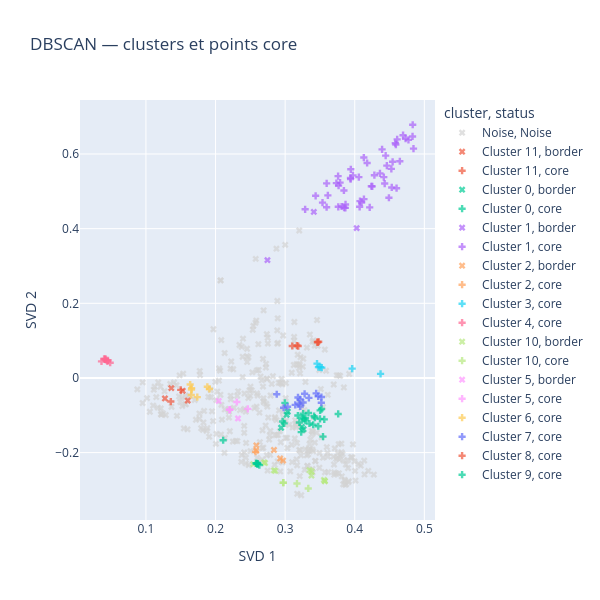

Source (notebook cell):
### Code cell
cores = np.zeros(len(labels), dtype=bool)
cores[dbscan.core_sample_indices_] = True

visualisation["status"] = np.where(
    labels == -1,
    "Noise",
    np.where(cores, "core", "border")
)

fig = px.scatter(
    visualisation,
    x="SVD 1",
    y="SVD 2",
    color="cluster",
    symbol="status",
    symbol_map={"Core": "circle", "Border": "diamond", "Noise": "x"},
    color_discrete_map={"Noise": "lightgray"},
    hover_data=["id", "status"],
    opacity=0.7,
    title="DBSCAN — clusters et points core",
    height=600,
    width=600
)

fig.show()

### Figure 1 — Plotly figure (JSON) as saved in the notebook; plotly's stock layout.template omitted (floating-point values rounded to 4 significant figures; data arrays with more than 128 entries replaced by an {"elided": "..."} marker saying what was removed)
{"data": [{"customdata": {"elided": "335x2 mixed values"}, "hovertemplate": "cluster=Noise<br>status=%{customdata[1]}<br>SVD 1=%{x}<br>SVD 2=%{y}<br>id=%{customdata[0]}<extra></extra>", "legendgroup": "Noise, Noise", "marker": {"color": "lightgray", "opacity": 0.7, "symbol": "x"}, "mode": "markers", "name": "Noise, Noise", "orientation": "v", "showlegend": true, "type": "scatter", "x": {"elided": "335 float values"}, "xaxis": "x", "y": {"elided": "335 float values"}, "yaxis": "y"}, {"customdata": [[8, "border"], [220, "border"], [254, "border"], [261, "border"]], "hovertemplate": "cluster=Cluster 11<br>status=%{customdata[1]}<br>SVD 1=%{x}<br>SVD 2=%{y}<br>id=%{customdata[0]}<extra></extra>", "legendgroup": "Cluster 11, border", "marker": {"color": "#EF553B", "opacity": 0.7, "symbol": "x"}, "mode": "markers", "name": "Cluster 11, border", "orientation": "v", "showlegend": true, "type": "scatter", "x": [0.1364, 0.1273, 0.1601, 0.1528], "xaxis": "x", "y": [-0.02733, -0.0549, -0.06055, -0.03443], "yaxis": "y"}, {"customdata": [[255, "core"], [262, "core"]], "hovertemplate": "cluster=Cluster 11<br>status=%{customdata[1]}<br>SVD 1=%{x}<br>SVD 2=%{y}<br>id=%{customdata[0]}<extra></extra>", "legendgroup": "Cluster 11, core", "marker": {"color": "#EF553B", "opacity": 0.7, "symbol": "cross"}, "mode": "markers", "name": "Cluster 11, core", "orientation": "v", "showlegend": true, "type": "scatter", "x": [0.1357, 0.15], "xaxis": "x", "y": [-0.06327, -0.03208], "yaxis": "y"}, {"customdata": [[173, "border"], [176, "border"], [277, "border"], [443, "border"], [446, "border"]], "hovertemplate": "cluster=Cluster 0<br>status=%{customdata[1]}<br>SVD 1=%{x}<br>SVD 2=%{y}<br>id=%{customdata[0]}<extra></extra>", "legendgroup": "Cluster 0, border", "marker": {"color": "#00cc96", "opacity": 0.7, "symbol": "x"}, "mode": "markers", "name": "Cluster 0, border", "orientation": "v", "showlegend": true, "type": "scatter", "x": [0.3021, 0.2942, 0.3239, 0.3038, 0.3265], "xaxis": "x", "y": [-0.09858, -0.1334, -0.1314, -0.09054, -0.1373], "yaxis": "y"}, {"customdata": [[18, "core"], [20, "core"], [21, "core"], [22, "core"], [23, "core"], [24, "core"], [25, "core"], [60, "core"], [171, "core"], [172, "core"], [174, "core"], [175, "core"], [340, "core"], [341, "core"], [359, "core"], [360, "core"], [440, "core"], [441, "core"], [442, "core"], [487, "core"], [488, "core"], [496, "core"], [497, "core"]], "hovertemplate": "cluster=Cluster 0<br>status=%{customdata[1]}<br>SVD 1=%{x}<br>SVD 2=%{y}<br>id=%{customdata[0]}<extra></extra>", "legendgroup": "Cluster 0, core", "marker": {"color": "#00cc96", "opacity": 0.7, "symbol": "cross"}, "mode": "markers", "name": "Cluster 0, core", "orientation": "v", "showlegend": true, "type": "scatter", "x": [0.3544, 0.3427, 0.3503, 0.3259, 0.3245, 0.3415, 0.3231, 0.2997, 0.3476, 0.3762, 0.3271, 0.3403, 0.3523, 0.3349, 0.3292, 0.3335, 0.2986, 0.3183, 0.2964, 0.3562, 0.3204, 0.3291, 0.3501], "xaxis": "x", "y": [-0.1571, -0.1064, -0.08686, -0.0957, -0.1072, -0.1025, -0.1453, -0.06692, -0.1295, -0.0964, -0.1099, -0.1254, -0.08327, -0.1221, -0.108, -0.09386, -0.1218, -0.1006, -0.1165, -0.111, -0.1193, -0.1143, -0.1095], "yaxis": "y"}, {"customdata": [[152, "border"], [177, "border"], [366, "border"]], "hovertemplate": "cluster=Cluster 1<br>status=%{customdata[1]}<br>SVD 1=%{x}<br>SVD 2=%{y}<br>id=%{customdata[0]}<extra></extra>", "legendgroup": "Cluster 1, border", "marker": {"color": "#ab63fa", "opacity": 0.7, "symbol": "x"}, "mode": "markers", "name": "Cluster 1, border", "orientation": "v", "showlegend": true, "type": "scatter", "x": [0.2745, 0.3412, 0.4028], "xaxis": "x", "y": [0.3156, 0.4449, 0.4014], "yaxis": "y"}, {"customdata": [[26, "core"], [36, "core"], [41, "core"], [56, "core"], [58, "core"], [63, "core"], [64, "core"], [65, "core"], [68, "core"], [71, "core"], [72, "core"], [73, "core"], [95, "core"], [98, "core"], [102, "core"], [116, "core"], [124, "core"], [138, "core"], [139, "core"], [144, "core"], [167, "core"], [169, "core"], [170, "core"], [178, "core"], [185, "core"], [237, "core"], [239, "core"], [276, "core"], [288, "core"], [289, "core"], [315, "core"], [322, "core"], [333, "core"], [334, "core"], [335, "core"], [336, "core"], [347, "core"], [372, "core"], [373, "core"], [397, "core"], [423, "core"], [432, "core"], [433, "core"], [447, "core"], [448, "core"], [467, "core"], [470, "core"], [471, "core"], [476, "core"], [489, "core"], [491, "core"], [493, "core"]], "hovertemplate": "cluster=Cluster 1<br>status=%{customdata[1]}<br>SVD 1=%{x}<br>SVD 2=%{y}<br>id=%{customdata[0]}<extra></extra>", "legendgroup": "Cluster 1, core", "marker": {"color": "#ab63fa", "opacity": 0.7, "symbol": "cross"}, "mode": "markers", "name": "Cluster 1, core", "orientation": "v", "showlegend": true, "type": "scatter", "x": [0.3614, 0.461, 0.3789, 0.413, 0.4099, 0.407, 0.4076, 0.3868, 0.3736, 0.3287, 0.3596, 0.4532, 0.3939, 0.473, 0.4282, 0.4833, 0.4694, 0.4772, 0.3941, 0.4215, 0.4601, 0.4526, 0.4252, 0.3596, 0.4417, 0.4461, 0.3847, 0.4544, 0.3763, 0.4648, 0.4238, 0.4831, 0.3761, 0.3768, 0.4491, 0.4059, 0.443, 0.4178, 0.4844, 0.3844, 0.3438, 0.3812, 0.3866, 0.3537, 0.4582, 0.4444, 0.3943, 0.3975, 0.4362, 0.4132, 0.4591, 0.4393], "xaxis": "x", "y": [0.4892, 0.6392, 0.5233, 0.5905, 0.4701, 0.4585, 0.4737, 0.4649, 0.5219, 0.4518, 0.5214, 0.5104, 0.5356, 0.641, 0.5432, 0.6784, 0.6503, 0.6378, 0.5327, 0.457, 0.5084, 0.5601, 0.5132, 0.4574, 0.5381, 0.5687, 0.456, 0.5791, 0.4586, 0.5805, 0.5136, 0.647, 0.5407, 0.5152, 0.4828, 0.538, 0.5208, 0.5759, 0.6143, 0.5022, 0.488, 0.4594, 0.4557, 0.4698, 0.6289, 0.5956, 0.559, 0.5428, 0.548, 0.479, 0.6253, 0.6124], "yaxis": "y"}, {"customdata": [[104, "border"], [354, "border"], [436, "border"], [437, "border"], [464, "border"]], "hovertemplate": "cluster=Cluster 2<br>status=%{customdata[1]}<br>SVD 1=%{x}<br>SVD 2=%{y}<br>id=%{customdata[0]}<extra></extra>", "legendgroup": "Cluster 2, border", "marker": {"color": "#FFA15A", "opacity": 0.7, "symbol": "x"}, "mode": "markers", "name": "Cluster 2, border", "orientation": "v", "showlegend": true, "type": "scatter", "x": [0.2586, 0.2971, 0.2584, 0.2928, 0.2839], "xaxis": "x", "y": [-0.1806, -0.2213, -0.1951, -0.2157, -0.193], "yaxis": "y"}, {"customdata": [[31, "core"]], "hovertemplate": "cluster=Cluster 2<br>status=%{customdata[1]}<br>SVD 1=%{x}<br>SVD 2=%{y}<br>id=%{customdata[0]}<extra></extra>", "legendgroup": "Cluster 2, core", "marker": {"color": "#FFA15A", "opacity": 0.7, "symbol": "cross"}, "mode": "markers", "name": "Cluster 2, core", "orientation": "v", "showlegend": true, "type": "scatter", "x": [0.2575], "xaxis": "x", "y": [-0.1978], "yaxis": "y"}, {"customdata": [[32, "core"], [34, "core"], [462, "core"], [463, "core"], [499, "core"], [500, "core"]], "hovertemplate": "cluster=Cluster 3<br>status=%{customdata[1]}<br>SVD 1=%{x}<br>SVD 2=%{y}<br>id=%{customdata[0]}<extra></extra>", "legendgroup": "Cluster 3, core", "marker": {"color": "#19d3f3", "opacity": 0.7, "symbol": "cross"}, "mode": "markers", "name": "Cluster 3, core", "orientation": "v", "showlegend": true, "type": "scatter", "x": [0.3506, 0.4371, 0.3478, 0.3527, 0.3458, 0.3963], "xaxis": "x", "y": [0.02905, 0.01097, 0.02908, 0.02755, 0.03834, 0.02486], "yaxis": "y"}, {"customdata": [[48, "core"], [69, "core"], [238, "core"], [319, "core"], [332, "core"], [371, "core"], [396, "core"], [490, "core"]], "hovertemplate": "cluster=Cluster 4<br>status=%{customdata[1]}<br>SVD 1=%{x}<br>SVD 2=%{y}<br>id=%{customdata[0]}<extra></extra>", "legendgroup": "Cluster 4, core", "marker": {"color": "#FF6692", "opacity": 0.7, "symbol": "cross"}, "mode": "markers", "name": "Cluster 4, core", "orientation": "v", "showlegend": true, "type": "scatter", "x": [0.03992, 0.04131, 0.04182, 0.03614, 0.04257, 0.04539, 0.0486, 0.04464], "xaxis": "x", "y": [0.05088, 0.04965, 0.05099, 0.04453, 0.04811, 0.04726, 0.04067, 0.04403], "yaxis": "y"}, {"customdata": [[67, "border"], [85, "border"], [107, "border"], [197, "border"], [267, "border"], [268, "border"], [351, "border"], [352, "border"], [386, "border"], [387, "border"], [415, "border"]], "hovertemplate": "cluster=Cluster 10<br>status=%{customdata[1]}<br>SVD 1=%{x}<br>SVD 2=%{y}<br>id=%{customdata[0]}<extra></extra>", "legendgroup": "Cluster 10, border", "marker": {"color": "#B6E880", "opacity": 0.7, "symbol": "x"}, "mode": "markers", "name": "Cluster 10, border", "orientation": "v", "showlegend": true, "type": "scatter", "x": [0.3378, 0.2839, 0.2698, 0.2858, 0.335, 0.3569, 0.271, 0.2542, 0.338, 0.3571, 0.3558], "xaxis": "x", "y": [-0.2615, -0.2476, -0.226, -0.2488, -0.2472, -0.2763, -0.228, -0.231, -0.2505, -0.2764, -0.273], "yaxis": "y"}, {"customdata": [[212, "core"], [274, "core"], [327, "core"], [382, "core"]], "hovertemplate": "cluster=Cluster 10<br>status=%{customdata[1]}<br>SVD 1=%{x}<br>SVD 2=%{y}<br>id=%{customdata[0]}<extra></extra>", "legendgroup": "Cluster 10, core", "marker": {"color": "#B6E880", "opacity": 0.7, "symbol": "cross"}, "mode": "markers", "name": "Cluster 10, core", "orientation": "v", "showlegend": true, "type": "scatter", "x": [0.317, 0.2973, 0.2973, 0.3332], "xaxis": "x", "y": [-0.283, -0.2806, -0.2806, -0.2961], "yaxis": "y"}, {"customdata": [[75, "border"], [418, "border"]], "hovertemplate": "cluster=Cluster 5<br>status=%{customdata[1]}<br>SVD 1=%{x}<br>SVD 2=%{y}<br>id=%{customdata[0]}<extra></extra>", "legendgroup": "Cluster 5, border", "marker": {"color": "#FF97FF", "opacity": 0.7, "symbol": "x"}, "mode": "markers", "name": "Cluster 5, border", "orientation": "v", "showlegend": true, "type": "scatter", "x": [0.2323, 0.2046], "xaxis": "x", "y": [-0.1085, -0.06158], "yaxis": "y"}, {"customdata": [[77, "core"], [195, "core"], [226, "core"], [361, "core"]], "hovertemplate": "cluster=Cluster 5<br>status=%{customdata[1]}<br>SVD 1=%{x}<br>SVD 2=%{y}<br>id=%{customdata[0]}<extra></extra>", "legendgroup": "Cluster 5, core", "marker": {"color": "#FF97FF", "opacity": 0.7, "symbol": "cross"}, "mode": "markers", "name": "Cluster 5, core", "orientation": "v", "showlegend": true, "type": "scatter", "x": [0.2206, 0.2463, 0.2306, 0.22], "xaxis": "x", "y": [-0.08477, -0.08276, -0.06445, -0.08541], "yaxis": "y"}, {"customdata": [[79, "core"], [80, "core"], [81, "core"], [148, "core"], [338, "core"], [339, "core"], [457, "core"]], "hovertemplate": "cluster=Cluster 6<br>status=%{customdata[1]}<br>SVD 1=%{x}<br>SVD 2=%{y}<br>id=%{customdata[0]}<extra></extra>", "legendgroup": "Cluster 6, core", "marker": {"color": "#FECB52", "opacity": 0.7, "symbol": "cross"}, "mode": "markers", "name": "Cluster 6, core", "orientation": "v", "showlegend": true, "type": "scatter", "x": [0.1651, 0.1654, 0.1882, 0.1912, 0.1635, 0.1738, 0.1656], "xaxis": "x", "y": [-0.0457, -0.03115, -0.0236, -0.02956, -0.01774, -0.05146, -0.02728], "yaxis": "y"}, {"customdata": [[87, "core"], [88, "core"], [89, "core"], [90, "core"], [200, "core"], [201, "core"], [202, "core"], [203, "core"], [260, "core"], [265, "core"], [266, "core"], [269, "core"], [270, "core"], [406, "core"], [407, "core"]], "hovertemplate": "cluster=Cluster 7<br>status=%{customdata[1]}<br>SVD 1=%{x}<br>SVD 2=%{y}<br>id=%{customdata[0]}<extra></extra>", "legendgroup": "Cluster 7, core", "marker": {"color": "#636efa", "opacity": 0.7, "symbol": "cross"}, "mode": "markers", "name": "Cluster 7, core", "orientation": "v", "showlegend": true, "type": "scatter", "x": [0.352, 0.3521, 0.3475, 0.3445, 0.3341, 0.3145, 0.3214, 0.2879, 0.3217, 0.3259, 0.3035, 0.3184, 0.3196, 0.2978, 0.328], "xaxis": "x", "y": [-0.0665, -0.05106, -0.04918, -0.04134, -0.05327, -0.07212, -0.05744, -0.04366, -0.0764, -0.06562, -0.0772, -0.0522, -0.06929, -0.07985, -0.04247], "yaxis": "y"}, {"customdata": [[108, "core"], [109, "core"], [110, "core"], [390, "core"], [391, "core"], [392, "core"]], "hovertemplate": "cluster=Cluster 8<br>status=%{customdata[1]}<br>SVD 1=%{x}<br>SVD 2=%{y}<br>id=%{customdata[0]}<extra></extra>", "legendgroup": "Cluster 8, core", "marker": {"color": "#EF553B", "opacity": 0.7, "symbol": "cross"}, "mode": "markers", "name": "Cluster 8, core", "orientation": "v", "showlegend": true, "type": "scatter", "x": [0.317, 0.3102, 0.3482, 0.3188, 0.3469, 0.3463], "xaxis": "x", "y": [0.0868, 0.08562, 0.09702, 0.08552, 0.09555, 0.09619], "yaxis": "y"}, {"customdata": [[150, "core"], [153, "core"], [154, "core"], [355, "core"], [367, "core"], [455, "core"], [468, "core"]], "hovertemplate": "cluster=Cluster 9<br>status=%{customdata[1]}<br>SVD 1=%{x}<br>SVD 2=%{y}<br>id=%{customdata[0]}<extra></extra>", "legendgroup": "Cluster 9, core", "marker": {"color": "#00cc96", "opacity": 0.7, "symbol": "cross"}, "mode": "markers", "name": "Cluster 9, core", "orientation": "v", "showlegend": true, "type": "scatter", "x": [0.2109, 0.2602, 0.261, 0.2582, 0.2587, 0.2629, 0.2599], "xaxis": "x", "y": [-0.1669, -0.2293, -0.23, -0.2286, -0.2291, -0.2334, -0.2308], "yaxis": "y"}], "layout": {"height": 600, "legend": {"title": {"text": "cluster, status"}, "tracegroupgap": 0}, "title": {"text": "DBSCAN — clusters et points core"}, "width": 600, "xaxis": {"anchor": "y", "domain": [0, 1], "title": {"text": "SVD 1"}}, "yaxis": {"anchor": "x", "domain": [0, 1], "title": {"text": "SVD 2"}}}}
